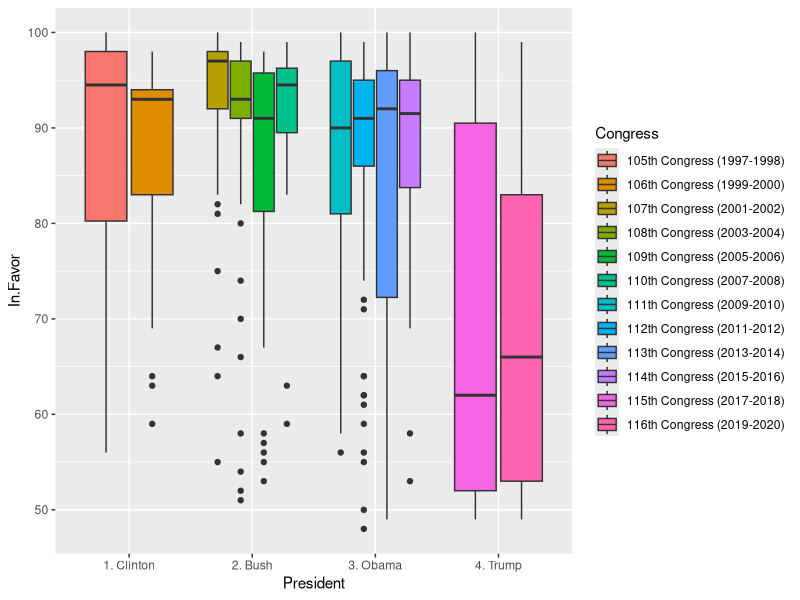
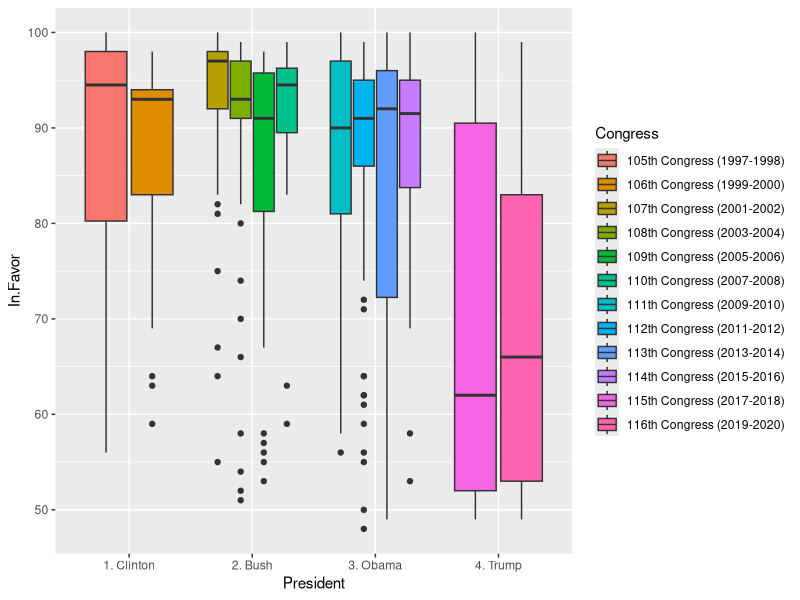
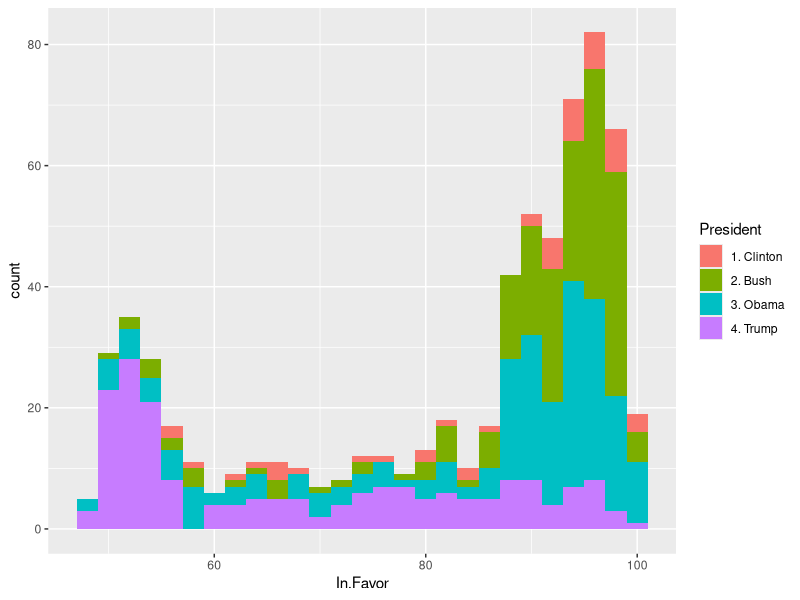
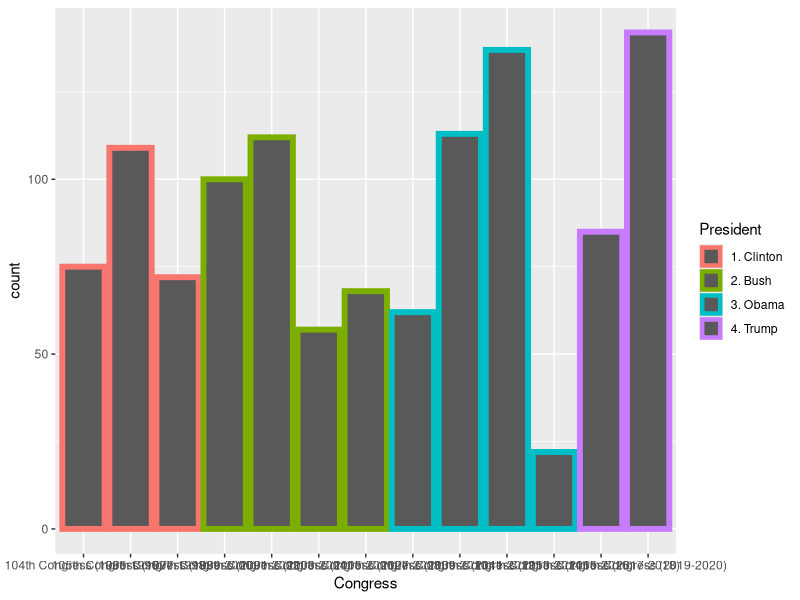

Generate these figures, in order, with R:
## ---- chunk 1
knitr::opts_chunk$set(echo = TRUE)
## ---- chunk 2

library(tidyverse)

## ---- chunk 3
judicial_appts <- read.csv("cleaned judiciary data.csv")

#glimpse(judicial_appts)

judicial_appts <- select(judicial_appts,-X, -Description, -URL, -District.Location) %>% 
  filter(grepl("Confirmed", Latest.Action))

summary(judicial_appts)
## ---- chunk 4
judicial_appts %>% 
  #filter(grepl("Confirmed", Latest.Action)) %>% 
  group_by(Congress) %>%
  filter(In.Favor>0) %>% 
  
  summarise(n=n(), mean=mean(In.Favor), median=median(In.Favor))


## ---- chunk 5
judicial_appts %>% 
  group_by(President) %>% 
  ggplot() + 
  geom_boxplot(mapping=aes(y=In.Favor, x=President, fill=Congress))
## ---- chunk 6
judicial_appts %>% 
  group_by(President) %>% 
  ggplot() + 
  geom_boxplot(mapping=aes(y=In.Favor, x=President, fill=Congress))
## ---- chunk 7
judicial_appts %>% 
  filter(Congress=="111th Congress (2009-2010)") %>% 
  glimpse()

judicial_appts %>% 
  filter (In.Favor>0) %>% 
  #arrange(desc(Date.Received.From.President)) %>% 
  ggplot() + 
  geom_histogram(mapping=aes(x=In.Favor, fill=President),binwidth = 2)



## ---- chunk 8
judicial_appts %>% 
  #group_by(Role) %>% 
  ggplot() +
  geom_bar(mapping = aes(x=Congress, color=President), size=2)
## ---- chunk 9
judicial_appts %>%
  group_by(President, Role) %>% 
  summarise(n=n(), mean=mean(In.Favor))

judicial_appts %>%
  group_by(President) %>% 
  summarise(n=n())


## ---- chunk 10

judicial_appts %>%
  #filter(Role=="United States District Judge") %>% 
  
  group_by(Congress) %>% 
  summarise(n=n())

